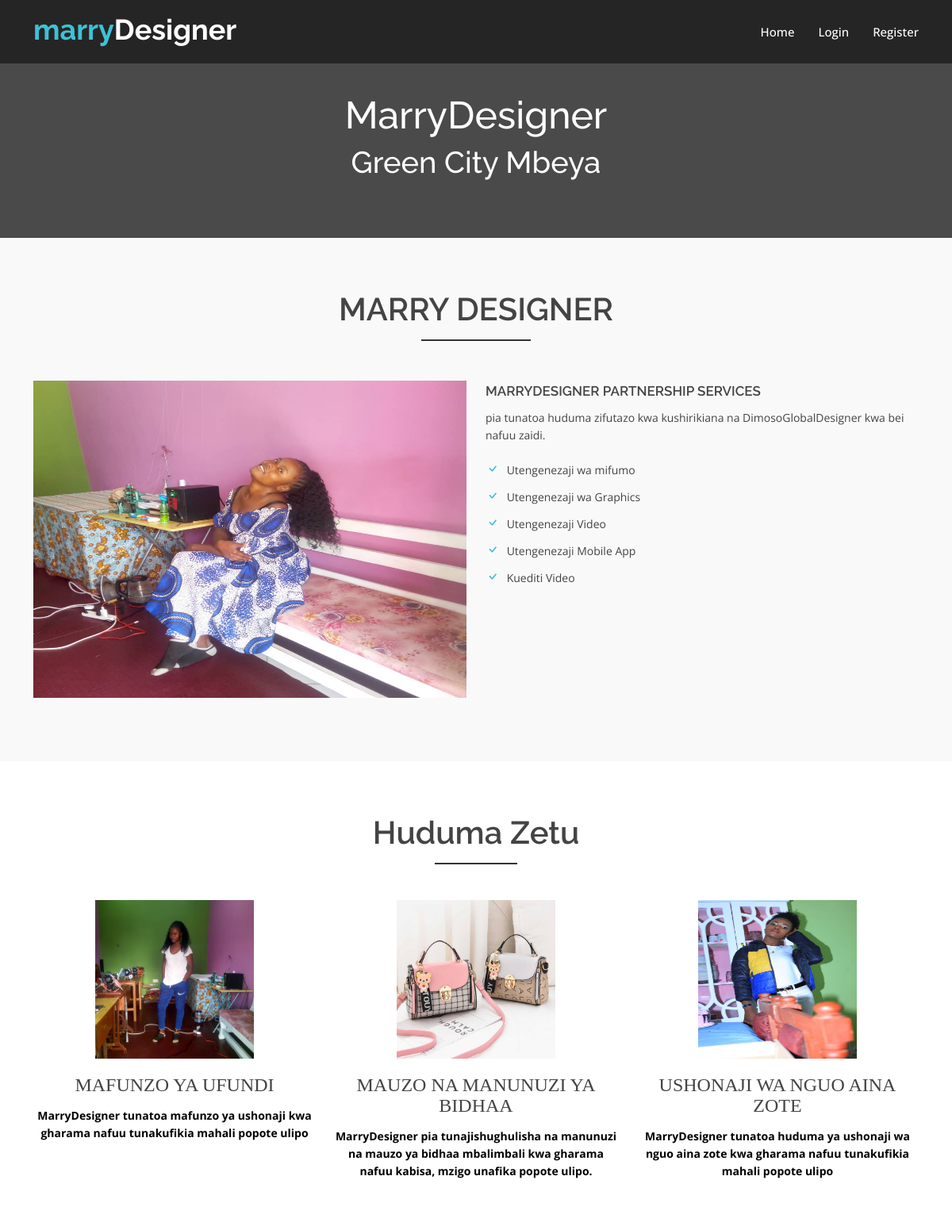
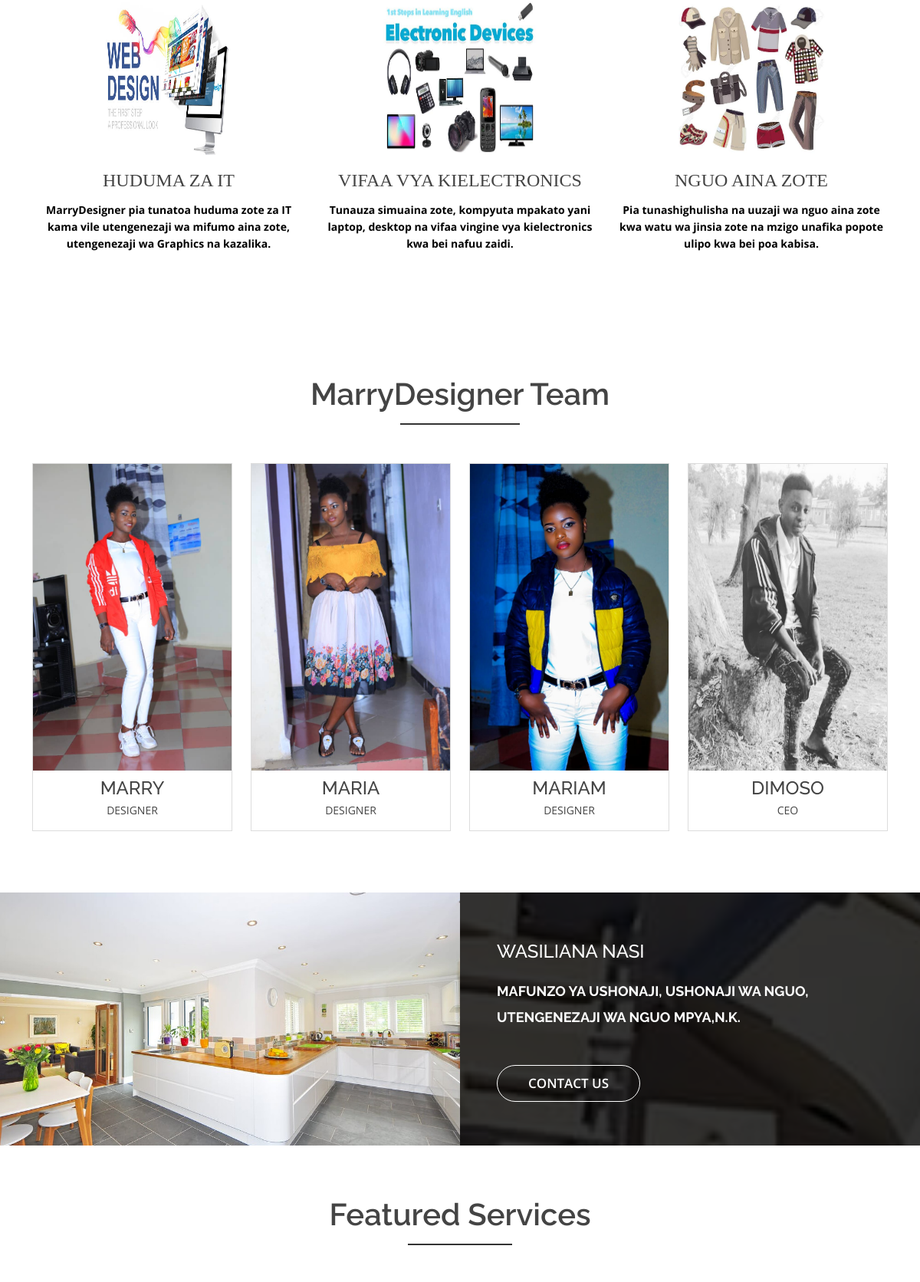
The page / (upper part) on the database its author committed (2 pictures, top to bottom).
### becomarketing/models.py (models this page shows, shortened)
class HomeHeaderImage(models.Model):
    image = models.ImageField(default='default.jpg', upload_to='productImages')

class OurServices(models.Model):
    image = models.ImageField(default='default.jpg', upload_to='productImages')
    description = models.TextField()
    title = models.CharField(max_length=200)

class OurTeam(models.Model):
    image = models.ImageField(default='default.jpg', upload_to='productImages')
    description = models.TextField()
    title = models.CharField(max_length=200)

### becomarketing/views.py (the view)
# urls.py: path('', views.home, name="home"),
def home(response):
    home_service = HomeServices.objects.filter(is_featured=True)
    team = OurTeam.objects.all()
    home_latest_services = LatestServices.objects.filter(is_latest=True)
    home_header_image = HomeHeaderImage.objects.all()
    home_sliding_details = HomeSlidingDetails.objects.all()
    ourservices = OurServices.objects.all()
    context= {
        "home_service":home_service,
        "team":team,
        "home_latest_services":home_latest_services,
        "home_header_image":home_header_image,
        "home_sliding_details":home_sliding_details,
        "ourservices":ourservices
         }
    return render(response, 'becomarketing/home.html', context)

### becomarketing/templates/becomarketing/home.html (shortened to what this page needs)
{% extends 'becomarketing/base.html' %}
{% load static %}
{% block content %}
<!DOCTYPE html>
<html lang="en">
<head>
</head>
<body>
  <main id="main">
    <div id="about" class="about-area area-padding">
      <div class="container">
        <div class="row">
          <div class="col-md-12 col-sm-12 col-xs-12">
            <div class="section-headline text-center">
              <h2> MARRY DESIGNER</h2>
            </div>
          </div>
        </div>
        <div class="row">
          {% for x in home_header_image %}
          <div class="col-md-6 col-sm-6 col-xs-12">
            <div class="well-left">
              <div class="single-well">
                <a href="#">
                  <img src="{{x.image.url}}" alt="" style="width:600px;height: 400px;">
                </a>
              </div>
            </div>
          </div>
          {% endfor %}
          <div class="col-md-6 col-sm-6 col-xs-12">
            <div class="well-middle">
              <div class="single-well">
                <a href="#">
                  <h4 class="sec-head">MarryDesigner Partnership services</h4>
                </a>
                <p>
                  pia tunatoa huduma zifutazo kwa kushirikiana na DimosoGlobalDesigner
                  kwa bei nafuu zaidi.
                 </p>
                <ul>
                  <li>
                    <i class="bi bi-check"></i> Utengenezaji wa mifumo
                  </li>
                  <li>
                    <i class="bi bi-check"></i> Utengenezaji wa Graphics
                  </li>
                  <li>
                    <i class="bi bi-check"></i> Utengenezaji Video
                  </li>
                  <li>
                    <i class="bi bi-check"></i> Utengenezaji Mobile App
                  </li>
                  <li>
                    <i class="bi bi-check"></i> Kuediti Video
                  </li>
                </ul>
              </div>
            </div>
          </div>
        </div>
      </div>
    </div>
    <div id="services" class="services-area area-padding">
      <div class="container">
        <div class="row">
          <div class="col-md-12 col-sm-12 col-xs-12">
            <div class="section-headline services-head text-center">
              <h2>Huduma Zetu</h2>
            </div>
          </div>
        </div>
        <div class="row text-center">
          {% for x in ourservices %}
          <div class="col-md-4 col-sm-4 col-xs-12">
            <div class="about-move">
              <div class="services-details">
                <div class="single-services">
                  <a class="services-icon" href="#">
                    <img src="{{x.image.url}}" style="width: 200px;height: 200px;;" alt="">
                  </a>
                  <h4 style="font-family: bold;"> {{x.title}}</h4>
                  <p style="font-weight: bold;color: black;">
                    {{x.description}}
                   </p>
                </div>
              </div>
            </div>
          </div>
          {% endfor %}
                 </div>
          </div>
        </div>
    <div id="team" class="our-team-area area-padding">
      <div class="container">
        <div class="row">
          <div class="col-md-12 col-sm-12 col-xs-12">
            <div class="section-headline text-center">
              <h2>MarryDesigner Team</h2>
            </div>
          </div>
        </div>
        <div class="row">
          {% for x in team %}
          <div class="col-md-3 col-sm-3 col-xs-12">
            <div class="single-team-member">
              <div class="team-img">
                <a href="#">
                  <img src="{{x.image.url}}" style="width: 400px;height: 400px;;" alt="">
                </a>
              </div>
              <div class="team-content text-center">
                <h4>{{x.title}}</h4>
                <p>{{x.description}}</p>
              </div>
            </div>
          </div>
          {% endfor %}
          </div>
      </div>
    </div>
    <div class="reviews-area">
      <div class="row g-0">
        <div class="col-lg-6">
          <img src="{% static 'becomarketing/assets/img/about/2.jpg' %}" alt="" class="img-fluid">
        </div>
        <div class="col-lg-6 work-right-text d-flex align-items-center">
          <div class="px-5 py-5 py-lg-0">
            <h2>wasiliana nasi</h2>
            <h5>mafunzo ya ushonaji, ushonaji wa nguo,
               utengenezaji wa nguo mpya,N.K.</h5>
            <a href="#contact" class="ready-btn scrollto">Contact us</a>
          </div>
        </div>
      </div>
    </div>
    <div id="portfolio" class="portfolio-area area-padding fix">
      <div class="container">
        <div class="row">
          <div class="col-lg-12 col-md-12 col-sm-12 col-xs-12">
            <div class="section-headline text-center">
              <h2>Featured Services</h2>
            </div>
          </div>
        </div>
      </div>
    </div>
  </main>
</body>
</html>
{% endblock %}

### becomarketing/templates/becomarketing/base.html (shortened to what this page needs)
{% load static %}
<!DOCTYPE html>
<html lang="en">
<head>
    <link href="{% static 'becomarketing/assets/vendor/animate.css/animate.min.css' %}" rel="stylesheet">
    <link href="{% static 'becomarketing/assets/vendor/bootstrap/css/bootstrap.min.css' %}" rel="stylesheet">
    <link href="{% static 'becomarketing/assets/vendor/bootstrap-icons/bootstrap-icons.css' %}" rel="stylesheet">
    <link href="{% static 'becomarketing/assets/vendor/boxicons/css/boxicons.min.css' %}" rel="stylesheet">
    <link href="{% static 'becomarketing/assets/vendor/glightbox/css/glightbox.min.css' %}" rel="stylesheet">
    <link href="{% static 'becomarketing/assets/vendor/swiper/swiper-bundle.min.css' %}" rel="stylesheet">
    <link href="{% static 'becomarketing/assets/css/style.css' %}" rel="stylesheet">
  <header id="header" class="fixed-top d-flex align-items-center">
    <div class="container d-flex justify-content-between">
      <div class="logo">
        <h1><a href="index.html"><span>marry</span>Designer</a></h1>
      </div>
      <nav id="navbar" class="navbar">
        <ul>
          <li><a class="nav-link scrollto " href="/">Home</a></li>
          {% if user.is_authenticated %}
         <li><a class="nav-link scrollto" href="{% url 'blog' %}">Our Services</a></li>
         <li><a class="nav-link scrollto" href="{% url 'user_logout' %}">Logout</a></li>
         {% else %}
         <li><a class="nav-link scrollto" href="{% url 'user_login' %}">Login</a></li>
          <li><a class="nav-link scrollto" href="{% url 'user_register' %}">Register</a></li>
          {% endif %}
        </ul>
      </nav>
    </div>
  </header>
  <main id="main">
    <div class="header-bg page-area">
      <div class="container position-relative">
        <div class="row">
          <div class="col-md-12 col-sm-12 col-xs-12">
            <div class="slider-content text-center">
              <div class="header-bottom">
                <div class="layer2">
                  <h1 class="title2">MarryDesigner </h1>
                </div>
                <div class="layer3">
                  <h2 class="title3">Green City Mbeya</h2>
                </div>
              </div>
            </div>
          </div>
        </div>
      </div>
    </div>
<body>
{% block content %}{% endblock %}
</body>
</html>

### becomarketing/static/becomarketing/assets/css/style.css (style rules this page uses)
html, body { height: 100%; }
img { max-width: 100%; height: auto; }
.fix { overflow: hidden; }
p { margin: 0 0 15px; color: #444; }
h1, h2, h3, h4, h5, h6 { font-family: 'Raleway', sans-serif; margin: 0 0 15px; color: #444; font-weight: 500; }
h1 { font-size: 48px; line-height: 50px; }
h2 { font-size: 38px; line-height: 40px; }
h4 { font-size: 24px; line-height: 26px; }
h5 { font-size: 20px; line-height: 22px; }
a { transition: all 0.3s ease 0s; text-decoration: none; }
body { background: #fff none repeat scroll 0 0; color: #444; font-family: 'Open Sans', sans-serif; font-size: 14px; text-align: left; overflow-x: hidden; line-height: 22px; }
ul { list-style: outside none none; margin: 0; padding: 0; }
.area-padding { padding: 70px 0px 80px; }
.section-headline h2 { display: inline-block; font-size: 40px; font-weight: 600; margin-bottom: 70px; position: relative; text-transform: capitalize; }
.section-headline h2::after { border: 1px solid #333; bottom: -20px; content: ""; left: 0; margin: 0 auto; position: absolute; right: 0; width: 40%; }
.sec-head { display: inline-block; font-size: 17px; font-weight: 600; margin-bottom: 0; padding: 0 0 10px; text-transform: uppercase; transition: all 0.4s ease 0s; }
#header { height: 80px; transition: all 0.5s; z-index: 997; transition: all 0.5s; background: rgba(0, 0, 0, 0.5); }
#header .logo h1 { font-size: 36px; margin: 0; padding: 0; line-height: 1; font-weight: bold; }
#header .logo h1 span { color: #3ec1d5; }
#header .logo h1 a, #header .logo h1 a:hover { color: #fff; text-decoration: none; }
.header-bg { background: url(../img/background/page-header.jpg); background-repeat: no-repeat; background-size: cover; background-position: top center; padding: 120px 0 60px; }
.header-bg::before { content: ""; position: absolute; left: 0; right: 0; top: 0; bottom: 0; background: rgba(0, 0, 0, 0.7); }
@media (min-width: 1025px) { .header-bg { background-attachment: fixed; } }
.navbar { padding: 0; }
.navbar ul { margin: 0; padding: 0; display: flex; list-style: none; align-items: center; }
.navbar li { position: relative; }
.navbar a, .navbar a:focus { display: flex; align-items: center; justify-content: space-between; padding: 10px 0 10px 30px; font-size: 15px; font-weight: 500; color: #fff; white-space: nowrap; transition: 0.3s; }
.about-area { background-color: #f9f9f9; }
.single-well > a { display: block; }
.single-well ul li { color: #444; display: block; padding: 5px 0; }
.single-well ul li i { color: #3EC1D5; margin-right: 5px; font-size: 18px; }
.single-well p { color: #444; }
.services-icon { color: #444; display: inline-block; font-size: 36px; line-height: 36px; margin-bottom: 20px; }
.section-headline.services-head > h2 { margin-bottom: 25px; }
.services-details { padding-top: 40px; transition: all 0.5s ease 0s; }
.single-services > h4 { color: #444; font-size: 24px; font-weight: 500; }
.single-services > p { color: #333; font-size: 14px; }
.single-team-member { border: 1px solid #ddd; }
.team-img { position: relative; }
.team-img > a { display: block; }
.team-img > a::after { background: rgba(0, 0, 0, 0.7); bottom: 0; content: ""; height: 100%; left: 0; position: absolute; transition: all 0.5s ease 0s; width: 100%; opacity: 0; }
.team-content { padding: 10px 0px; }
.team-content > h4, .team-content > p { color: #444; margin-bottom: 5px; }
.reviews-area { background: url(../img/background/reviews-bg.jpg); overflow: hidden; background-repeat: no-repeat; background-size: cover; background-position: top center; background-attachment: fixed; width: 100%; height: auto; position: relative; }
.work-right-text { background: rgba(0, 0, 0, 0.8) none repeat scroll 0 0; }
.work-right-text h2 { color: #fff; text-transform: uppercase; font-size: 24px; }
.work-right-text h5 { color: #fff; font-size: 18px; font-weight: 700; line-height: 34px; text-transform: uppercase; }
.page-area { position: relative; }
.ready-btn { border: 1px solid #fff; border-radius: 30px; color: #fff; cursor: pointer; display: inline-block; font-size: 17px; font-weight: 600; margin-top: 30px; padding: 12px 40px; text-align: center; text-transform: uppercase; transition: all 0.4s ease 0s; z-index: 222; }
.header-bottom h1, .header-bottom h2 { color: #fff; }

### rows shown on the page
HomeHeaderImage: image (picture)
OurServices: image (picture), title "MAFUNZO YA UFUNDI", description "MarryDesigner tunatoa mafunzo ya ushonaji kwa gharama nafuu tunakufikia mahali popote ulipo"
OurServices: image (picture), title "MAUZO NA MANUNUZI YA BIDHAA", description "MarryDesigner pia tunajishughulisha na manunuzi na mauzo ya bidhaa mbalimbali kwa gharama nafuu kabisa, mzigo unafika popote ulipo."
OurServices: image (picture), title "USHONAJI WA NGUO AINA ZOTE", description "MarryDesigner tunatoa huduma ya ushonaji wa nguo aina zote kwa gharama nafuu tunakufikia mahali popote ulipo"
OurServices: image (picture), title "HUDUMA ZA IT", description "MarryDesigner pia tunatoa huduma zote za IT kama vile utengenezaji wa mifumo aina zote, utengenezaji wa Graphics na kazalika."
OurServices: image (picture), title "VIFAA VYA KIELECTRONICS", description "Tunauza simuaina zote, kompyuta mpakato yani laptop, desktop na vifaa vingine vya kielectronics kwa bei nafuu zaidi."
OurServices: image (picture), title "NGUO AINA ZOTE", description "Pia tunashighulisha na uuzaji wa nguo aina zote kwa watu wa jinsia zote na mzigo unafika popote ulipo kwa bei poa kabisa."
OurTeam: image (picture), title "MARRY", description "DESIGNER"
OurTeam: image (picture), title "MARIA", description "DESIGNER"
OurTeam: image (picture), title "MARIAM", description "DESIGNER"
OurTeam: image (picture), title "DIMOSO", description "CEO"
